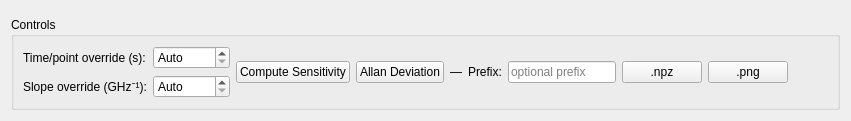
<?xml version="1.0" encoding="UTF-8"?>
<ui version="4.0">
 <class>sensitivity_tab_content</class>
 <widget class="QWidget" name="sensitivity_tab_content">
  <layout class="QVBoxLayout" name="sensitivity_outer_vbox">
   <property name="contentsMargins"><number>4</number><number>4</number><number>4</number><number>4</number></property>
   <item>
    <layout class="QHBoxLayout">
     <item><widget class="QWidget" name="sensitivity_map_widget"/></item>
     <item><widget class="QWidget" name="sensitivity_allan_widget"/></item>
    </layout>
   </item>
   <item>
    <widget class="QGroupBox" name="sensitivity_controls_group">
     <property name="title"><string>Controls</string></property>
     <property name="maximumHeight"><number>90</number></property>
     <layout class="QHBoxLayout">
      <item>
       <layout class="QFormLayout">
        <item row="0" column="0"><widget class="QLabel"><property name="text"><string>Time/point override (s):</string></property></widget></item>
        <item row="0" column="1"><widget class="QDoubleSpinBox" name="sensitivity_time_override_spin"><property name="decimals"><number>4</number></property><property name="minimum"><double>0.0</double></property><property name="maximum"><double>100.0</double></property><property name="value"><double>0.0</double></property><property name="specialValueText"><string>Auto</string></property></widget></item>
        <item row="1" column="0"><widget class="QLabel"><property name="text"><string>Slope override (GHz&#8315;&#185;):</string></property></widget></item>
        <item row="1" column="1"><widget class="QDoubleSpinBox" name="sensitivity_slope_override_spin"><property name="decimals"><number>2</number></property><property name="minimum"><double>0.0</double></property><property name="maximum"><double>1000.0</double></property><property name="value"><double>0.0</double></property><property name="specialValueText"><string>Auto</string></property></widget></item>
       </layout>
      </item>
      <item><widget class="QPushButton" name="sensitivity_run_btn"><property name="text"><string>Compute Sensitivity</string></property></widget></item>
      <item><widget class="QPushButton" name="sensitivity_allan_btn"><property name="text"><string>Allan Deviation</string></property></widget></item>
      <item><widget class="QLabel" name="sensitivity_stats_label"><property name="text"><string>&#8212;</string></property></widget></item>
      <item>
       <layout class="QHBoxLayout">
        <item><widget class="QLabel"><property name="text"><string>Prefix:</string></property></widget></item>
        <item><widget class="QLineEdit" name="sensitivity_prefix_edit"><property name="placeholderText"><string>optional prefix</string></property></widget></item>
        <item><widget class="QPushButton" name="sensitivity_save_npz_btn"><property name="text"><string>.npz</string></property></widget></item>
        <item><widget class="QPushButton" name="sensitivity_save_png_btn"><property name="text"><string>.png</string></property></widget></item>
       </layout>
      </item>
      <item><spacer><property name="orientation"><enum>Qt::Horizontal</enum></property><property name="sizeHint" stdset="0"><size><width>40</width><height>20</height></size></property></spacer></item>
     </layout>
    </widget>
   </item>
  </layout>
 </widget>
</ui>
